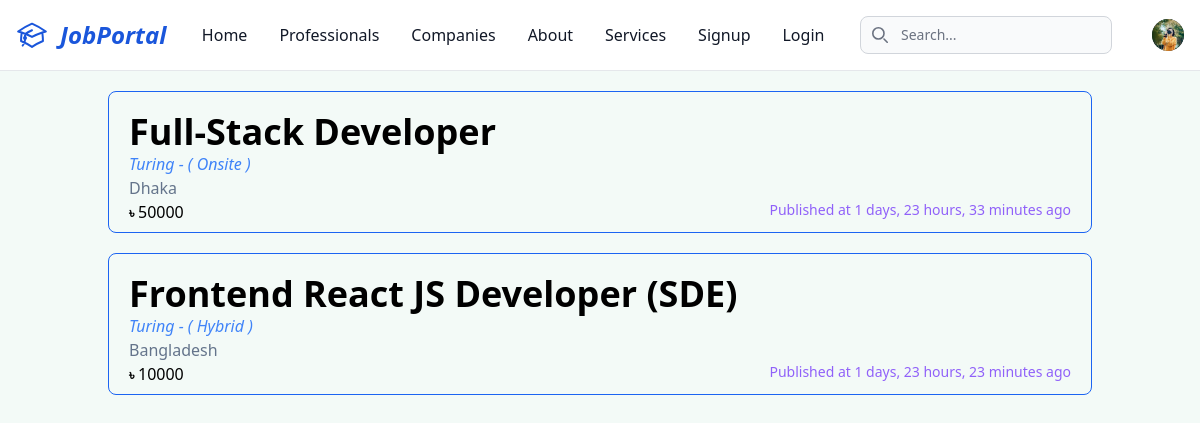
The app's page /, older data.
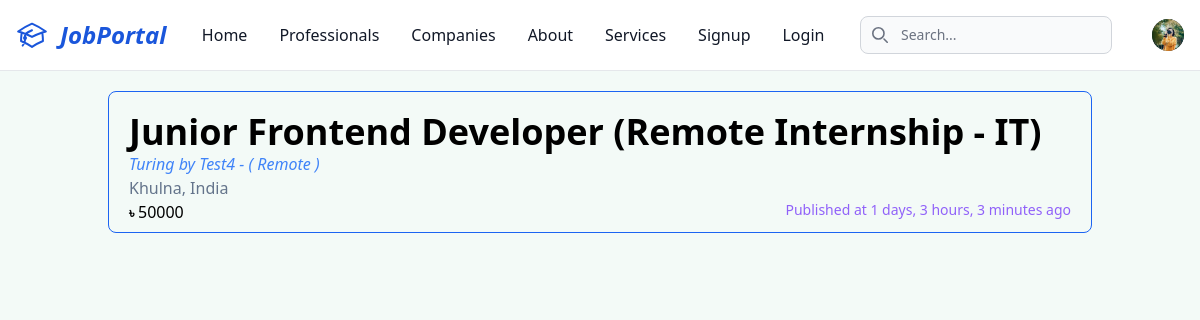
The same page, newer data.
### core/models.py (models this page shows, shortened)
class JobPost(models.Model):
    jobs = (
        ('Onsite', 'Onsite'),
        ('Hybrid', 'Hybrid'),
        ('Remote', 'Remote'),
    )
    id = models.UUIDField(primary_key=True, default=uuid.uuid4, unique=True, editable=False)
    recruiter = models.ForeignKey(Recruiter, on_delete=models.CASCADE)
    position = models.CharField(max_length=150)
    about_this_job = models.TextField()
    job_responsibilities = models.TextField()
    job_requirements = models.TextField()
    salary = models.IntegerField()
    location = models.TextField()
    skills_required = models.ManyToManyField(Skill)
    job_type = models.CharField(max_length=20, choices = jobs, default='Onsite')
    deadline = models.DateTimeField(null=True)
    created_at = models.DateTimeField(auto_now_add=True)
    updated_at = models.DateTimeField(auto_now=True)
    class Meta:
        db_table = "JobPost"
        verbose_name = _('JobPost')
        verbose_name_plural = _('JobPosts')

class Recruiter(models.Model):
    id = models.UUIDField(primary_key=True, default=uuid.uuid4, unique=True, editable=False)
    user = models.OneToOneField(CustomUser, on_delete=models.CASCADE)
    company_name = models.CharField(max_length=150, verbose_name=_('Company Name'))
    company_address = models.TextField(verbose_name=_('Company Address'))
    company_about = models.TextField(verbose_name=_('About Company'))
    company_logo = models.ImageField(upload_to=company_image_upload_path, verbose_name=_('Company Logo'))
    company_cover_photo = models.ImageField(upload_to=company_cover_image_upload_path, verbose_name=_('Company Cover Photo'), null=True)
    total_employees = models.IntegerField(default=0)
    website = models.URLField(null=True)
    main_services = models.CharField(max_length=150, null=True)
    created_at = models.DateTimeField(auto_now_add=True)
    updated_at = models.DateTimeField(auto_now=True)
    class Meta:
        db_table = "Recruiter"
        verbose_name = _('Recruiter')
        verbose_name_plural = _('Recruiters')

### core/views.py (the view)
# urls.py: path('', home, name='home'),
def home(request):
    jobs = JobPost.objects.all()
    return render(request, 'core/home.html', {'jobs': jobs})

### core/templatetags/custom_filters.py (called while the page is built)
@register.filter
def calculate_days_hours_since(value):
    print(value)
    if value:
        now = timezone.now()  # Use timezone.now() to ensure a timezone-aware datetime
        duration = now - value
        days = duration.days
        hours = duration.seconds // 3600
        minutes = (duration.seconds % 3600) // 60
        return f"{days} days, {hours} hours, {minutes} minutes ago"
    return ""

### templates/core/home.html (shortened to what this page needs)
{% extends "_base.html" %}
{% load custom_filters %}
{% block content %}
    {% if jobs %}
        {% for job in jobs %}
            <a href="{% url 'details_job' job.id %}" class="">
                <div class="border border-blue-600 m-5 px-5 pt-5 pb-2 rounded-lg hover:bg-blue-200"  data-tooltip-target="tooltip-animation-job-{{job.id}}">
                    <h1 class="lg:text-4xl text-2xl font-bold">{{ job.position }}</h1>
                    <p class="text-blue-500 italic">{{ job.recruiter.company_name }} - ( {{ job.job_type }} )</p>
                    <p class="text-slate-500">{{ job.location }}</p>
                    <div class="flex justify-between align-bottom">
                        <p><strong class="font-extrabold text-sm">৳&nbsp;</strong>{{ job.salary }}</p>
                        {% if job.created_at %}
                            <p class="text-purple-500 text-[.7rem] lg:text-sm text-right">Published at {{ job.created_at|calculate_days_hours_since }}</p>
                        {% endif %}
                    </div>
                </div>
            </a>
        {% endfor %}
    {% endif %}
{% endblock content %}

Row changes from the older to the newer data that the page shows:
removed JobPost: position "Full-Stack Developer", recruiter.company_name "Turing", job_type "Onsite", location "Dhaka", salary "50000", created_at|calculate_days_hours_since "1 days, 23 hours, 33 minutes ago"
removed JobPost: position "Frontend React JS Developer (SDE)", recruiter.company_name "Turing", job_type "Hybrid", location "Bangladesh", salary "10000", created_at|calculate_days_hours_since "1 days, 23 hours, 23 minutes ago"
added JobPost: position "Junior Frontend Developer (Remote Internship - IT)", recruiter.company_name "Turing by Test4", job_type "Remote", location "Khulna, India", salary "50000", created_at|calculate_days_hours_since "1 days, 3 hours, 3 minutes ago"
